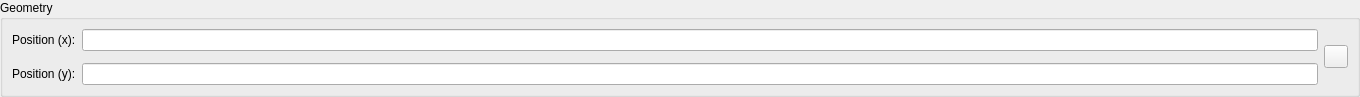
<?xml version="1.0" encoding="UTF-8"?>
<ui version="4.0">
 <class>LC_PointPropertiesEditingWidget</class>
 <widget class="QWidget" name="LC_PointPropertiesEditingWidget">
  <property name="geometry">
   <rect>
    <x>0</x>
    <y>0</y>
    <width>1360</width>
    <height>92</height>
   </rect>
  </property>
  <property name="windowTitle">
   <string>Form</string>
  </property>
  <layout class="QGridLayout" name="gridLayout">
   <property name="leftMargin">
    <number>0</number>
   </property>
   <property name="topMargin">
    <number>0</number>
   </property>
   <property name="rightMargin">
    <number>0</number>
   </property>
   <property name="bottomMargin">
    <number>0</number>
   </property>
   <property name="spacing">
    <number>0</number>
   </property>
   <item row="0" column="0">
    <widget class="QGroupBox" name="buttonGroup8">
     <property name="title">
      <string>Geometry</string>
     </property>
     <layout class="QGridLayout" columnstretch="0,5,0">
      <item row="8" column="0">
       <spacer name="spacer58">
        <property name="orientation">
         <enum>Qt::Vertical</enum>
        </property>
        <property name="sizeType">
         <enum>QSizePolicy::Expanding</enum>
        </property>
        <property name="sizeHint" stdset="0">
         <size>
          <width>20</width>
          <height>0</height>
         </size>
        </property>
       </spacer>
      </item>
      <item row="3" column="1">
       <widget class="QLineEdit" name="lePosY">
        <property name="minimumSize">
         <size>
          <width>64</width>
          <height>0</height>
         </size>
        </property>
        <property name="toolTip">
         <string>Position of point by Y coordinate</string>
        </property>
       </widget>
      </item>
      <item row="1" column="0">
       <widget class="QLabel" name="lPosX">
        <property name="text">
         <string>Position (x):</string>
        </property>
        <property name="wordWrap">
         <bool>false</bool>
        </property>
       </widget>
      </item>
      <item row="3" column="0">
       <widget class="QLabel" name="lPosY">
        <property name="text">
         <string>Position (y):</string>
        </property>
        <property name="wordWrap">
         <bool>false</bool>
        </property>
       </widget>
      </item>
      <item row="1" column="1">
       <widget class="QLineEdit" name="lePosX">
        <property name="minimumSize">
         <size>
          <width>64</width>
          <height>0</height>
         </size>
        </property>
        <property name="toolTip">
         <string>Position of point by X coordinate</string>
        </property>
       </widget>
      </item>
      <item row="1" column="2" rowspan="3">
       <widget class="QToolButton" name="tbPickPos">
        <property name="toolTip">
         <string>Pick position from the drawing</string>
        </property>
        <property name="text">
         <string/>
        </property>
        <property name="icon">
         <iconset resource="../../../../res/icons/icons.qrc">
          <normaloff>:/icons/interactive_pick_point.lci</normaloff>:/icons/interactive_pick_point.lci</iconset>
        </property>
       </widget>
      </item>
     </layout>
    </widget>
   </item>
  </layout>
 </widget>
 <resources>
  <include location="../../../../res/icons/icons.qrc"/>
 </resources>
 <connections/>
</ui>
